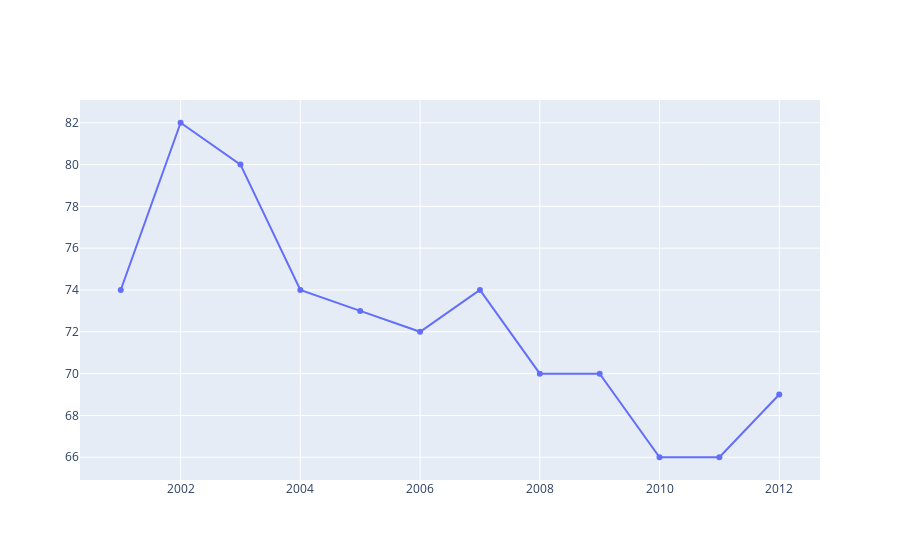

The notebook cell saved with this chart:
### Code cell
fig = go.Figure()

fig.add_trace(go.Scatter(x = news.loc[news['Source'] == 'Television', 'Year'], 
                         y = news.loc[news['Source'] == 'Television', 'Percent'],
                         mode = 'lines+markers+text'
                         ))

fig.show()

### Figure 1 — Plotly figure (JSON) as saved in the notebook; plotly's stock layout.template omitted (floating-point values rounded to 4 significant figures)
{"data": [{"mode": "lines+markers+text", "type": "scatter", "x": [2001, 2002, 2003, 2004, 2005, 2006, 2007, 2008, 2009, 2010, 2011, 2012], "y": [74, 82, 80, 74, 73, 72, 74, 70, 70, 66, 66, 69]}], "layout": {"autosize": true, "xaxis": {"autorange": true, "range": [2000.0, 2013.0], "type": "linear"}, "yaxis": {"autorange": true, "range": [64.68, 83.32], "type": "linear"}}}
